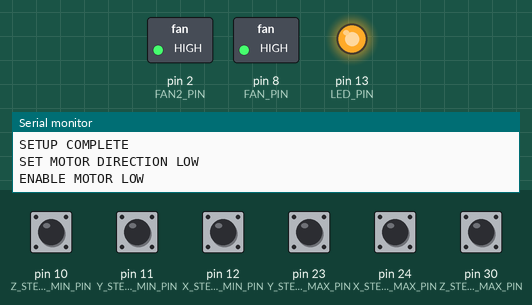
The sketch below on a simulated Arduino Mega 2560, built with avr-gcc and run on an emulated ATmega2560. On the bench: switched loads named in the sketch (green lamp = pin HIGH), output pins drawn as LEDs (lit = HIGH), the last lines printed to the serial monitor. Inputs (shaded band) come from the test bench; at power-on: pin 10 (Z_STEPPER_MIN_PIN), pin 11 (Y_STEPPER_MIN_PIN), pin 12 (X_STEPPER_MIN_PIN), pin 23 (Y_STEPPER_MAX_PIN), pin 24 (X_STEPPER_MAX_PIN), pin 30 (Z_STEPPER_MAX_PIN) HIGH. Pins used as bus, display or sensor lines are not drawn.

Above: at 1.2 s.
1.3 s: pin 10 (Z_STEPPER_MIN_PIN) pulled LOW for 0.15 s
At 2.5 s:
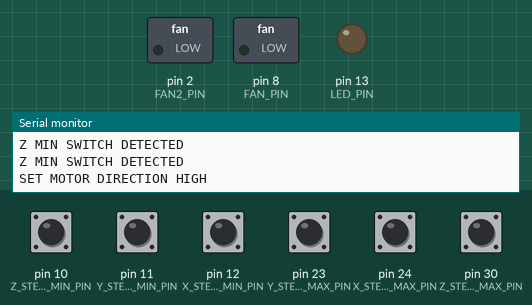
4.4 s: pin 11 (Y_STEPPER_MIN_PIN) pulled LOW for 0.15 s
6.9 s: pin 12 (X_STEPPER_MIN_PIN) pulled LOW for 0.15 s
8.6 s: pin 23 (Y_STEPPER_MAX_PIN) pulled LOW for 0.15 s
10.5 s: pin 24 (X_STEPPER_MAX_PIN) pulled LOW for 0.15 s
12.2 s: pin 30 (Z_STEPPER_MAX_PIN) pulled LOW for 0.15 s
Timing chart, 0 to 15.1 s (numbered marks = the images above; inputs shaded):
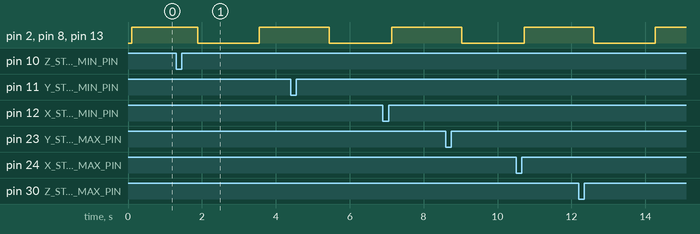

The sketch:

RamboMotorTests.ino
```cpp
int MS1 = LOW;
int MS2 = LOW;
int STEPS = 1000;

int X_STEPPER_DIR = 48;
int X_STEPPER_STEP = 37;
int X_STEPPER_EN = 29;
int X_STEPPER_MS1 = 40;
int X_STEPPER_MS2 = 41;
int X_STEPPER_MIN_PIN = 12;
int X_STEPPER_MAX_PIN = 24;

int Y_STEPPER_DIR = 49;
int Y_STEPPER_STEP =36;
int Y_STEPPER_EN = 28;
int Y_STEPPER_MS1 = A15;
int Y_STEPPER_MS2 = 39;
int Y_STEPPER_MIN_PIN = 11;
int Y_STEPPER_MAX_PIN = 23;

int Z_STEPPER_DIR = 47;
int Z_STEPPER_STEP =35;
int Z_STEPPER_EN = 27;
int Z_STEPPER_MS1 = 68;
int Z_STEPPER_MS2 = 67;
int Z_STEPPER_MIN_PIN = 10;
int Z_STEPPER_MAX_PIN = 30;

int E0_STEPPER_DIR = 43;
int E0_STEPPER_STEP =34;
int E0_STEPPER_EN = 26;
int E0_STEPPER_MS1 = 65;
int E0_STEPPER_MS2 = 66;

int E1_STEPPER_DIR = 42;
int E1_STEPPER_STEP =33;
int E1_STEPPER_EN = 25;
int E1_STEPPER_MS1 = 63;
int E1_STEPPER_MS2 = 64;

int HEATER_BED_PIN  = 3;
//int TEMP_BED_PIN = 2;

int HEATER_0_PIN = 9;
int TEMP_0_PIN = A0;//0;
int HEATER_1_PIN = 7;
int TEMP_1_PIN = A1;//3;
int TEMP_2_PIN = A2;//3;
int TEMP_3_PIN = A3;//3;


int SDSS = 53;
int LED_PIN = 13;
int FAN_PIN = 8;
int FAN1_PIN = 6;
int FAN2_PIN = 2;
int PS_ON_PIN = A5;//4; Output for LED

long previousMillis = 0;
long interval = 10;
int pinRead;

void setup(){
  pinMode(X_STEPPER_DIR, OUTPUT);
  pinMode(X_STEPPER_STEP, OUTPUT);
  pinMode(X_STEPPER_EN, OUTPUT);
  pinMode(X_STEPPER_MS1, OUTPUT);
  pinMode(X_STEPPER_MS2, OUTPUT);
  pinMode(Y_STEPPER_DIR, OUTPUT);
  pinMode(Y_STEPPER_STEP, OUTPUT);
  pinMode(Y_STEPPER_EN, OUTPUT);
  pinMode(Y_STEPPER_MS1, OUTPUT);
  pinMode(Y_STEPPER_MS2, OUTPUT);
  pinMode(Z_STEPPER_DIR, OUTPUT);
  pinMode(Z_STEPPER_STEP, OUTPUT);
  pinMode(Z_STEPPER_EN, OUTPUT);
  pinMode(Z_STEPPER_MS1, OUTPUT);
  pinMode(Z_STEPPER_MS2, OUTPUT);

  pinMode(E0_STEPPER_DIR, OUTPUT);
  pinMode(E0_STEPPER_STEP, OUTPUT);
  pinMode(E0_STEPPER_EN, OUTPUT);
  pinMode(E0_STEPPER_MS1, OUTPUT);
  pinMode(E0_STEPPER_MS2, OUTPUT);

  pinMode(E1_STEPPER_DIR, OUTPUT);
  pinMode(E1_STEPPER_STEP, OUTPUT);
  pinMode(E1_STEPPER_EN, OUTPUT);
  pinMode(E1_STEPPER_MS1, OUTPUT);
  pinMode(E1_STEPPER_MS2, OUTPUT);

  pinMode(LED_PIN, OUTPUT);
  pinMode(FAN_PIN, OUTPUT);
  pinMode(FAN2_PIN, OUTPUT);

  pinMode(X_STEPPER_MIN_PIN, INPUT_PULLUP);
  pinMode(X_STEPPER_MAX_PIN, INPUT_PULLUP);
  pinMode(Y_STEPPER_MIN_PIN, INPUT_PULLUP);
  pinMode(Y_STEPPER_MAX_PIN, INPUT_PULLUP);
  pinMode(Z_STEPPER_MIN_PIN, INPUT_PULLUP);
  pinMode(Z_STEPPER_MAX_PIN, INPUT_PULLUP);

 Serial.begin(115200);

 digitalWrite(X_STEPPER_MS1, MS1);
 digitalWrite(X_STEPPER_MS2, MS2);
 digitalWrite(X_STEPPER_STEP, LOW);

 digitalWrite(Y_STEPPER_MS1, MS1);
 digitalWrite(Y_STEPPER_MS2, MS2);
 digitalWrite(Y_STEPPER_STEP, LOW);

 digitalWrite(Z_STEPPER_MS1, MS1);
 digitalWrite(Z_STEPPER_MS2, MS2);
 digitalWrite(Z_STEPPER_STEP, LOW);

 digitalWrite(E0_STEPPER_MS1, MS1);
 digitalWrite(E0_STEPPER_MS2, MS2);
 digitalWrite(E0_STEPPER_STEP, LOW);

 digitalWrite(E1_STEPPER_MS1, MS1);
 digitalWrite(E1_STEPPER_MS2, MS2);
 digitalWrite(E1_STEPPER_STEP, LOW);

 digitalWrite(LED_PIN, LOW);
 digitalWrite(FAN_PIN, LOW);
 digitalWrite(FAN2_PIN, LOW);

 delayMicroseconds(800);

 Serial.println("SETUP COMPLETE");
}

void loop(){
  int i;
  unsigned long currentMillis = millis() *1000;

  if( currentMillis - previousMillis > interval){
    previousMillis = currentMillis;

  //Set Direction
  Serial.println("SET MOTOR DIRECTION LOW");
  digitalWrite( X_STEPPER_DIR, LOW);
  digitalWrite( Y_STEPPER_DIR, LOW);
  digitalWrite( Z_STEPPER_DIR, LOW);
  digitalWrite( E0_STEPPER_DIR, LOW);
  digitalWrite( E1_STEPPER_DIR, LOW);

  //Enable motor
  Serial.println("ENABLE MOTOR LOW");
  digitalWrite(X_STEPPER_EN, LOW);
  digitalWrite(Y_STEPPER_EN, LOW);
  digitalWrite(Z_STEPPER_EN, LOW);
  digitalWrite(E0_STEPPER_EN, LOW);
  digitalWrite(E1_STEPPER_EN, LOW);
  delay(100);

 digitalWrite(LED_PIN, HIGH);
 digitalWrite(FAN_PIN, HIGH);
  digitalWrite(FAN2_PIN, HIGH);

  for(i=0; i<STEPS; i++){
    digitalWrite(X_STEPPER_STEP, HIGH);
    digitalWrite(Y_STEPPER_STEP, HIGH);
    digitalWrite(Z_STEPPER_STEP, HIGH);
    digitalWrite(E0_STEPPER_STEP, HIGH);
    digitalWrite(E1_STEPPER_STEP, HIGH);
    delayMicroseconds(800);
    digitalWrite(X_STEPPER_STEP, LOW);
    digitalWrite(Y_STEPPER_STEP, LOW);
    digitalWrite(Z_STEPPER_STEP, LOW);
    digitalWrite(E0_STEPPER_STEP, LOW);
    digitalWrite(E1_STEPPER_STEP, LOW);
    delayMicroseconds(800);

    pinRead = digitalRead(X_STEPPER_MIN_PIN);
    //Serial.println(pinRead);
    if(pinRead != HIGH){
      Serial.println("X MIN SWITCH DETECTED");
    }

    pinRead = digitalRead(Y_STEPPER_MIN_PIN);
    //Serial.println(pinRead);
     if(pinRead != HIGH){
      Serial.println("Y MIN SWITCH DETECTED");
    }

    pinRead = digitalRead(Z_STEPPER_MIN_PIN);
    //Serial.println(pinRead);
     if(pinRead != HIGH){
      Serial.println("Z MIN SWITCH DETECTED");
    }

     pinRead = digitalRead(X_STEPPER_MAX_PIN);
    //Serial.println(pinRead);
    if(pinRead != HIGH){
      Serial.println("X MAX SWITCH DETECTED");
    }

    pinRead = digitalRead(Y_STEPPER_MAX_PIN);
    //Serial.println(pinRead);
     if(pinRead != HIGH){
      Serial.println("Y MAX SWITCH DETECTED");
    }

    pinRead = digitalRead(Z_STEPPER_MAX_PIN);
    //Serial.println(pinRead);
     if(pinRead != HIGH){
      Serial.println("Z MAX SWITCH DETECTED");
    }
  }

  //Set Direction
  Serial.println("SET MOTOR DIRECTION HIGH");
  digitalWrite( X_STEPPER_DIR, HIGH);
  digitalWrite( Y_STEPPER_DIR, HIGH);
  digitalWrite( Z_STEPPER_DIR, HIGH);
  digitalWrite( E0_STEPPER_DIR, HIGH);
  digitalWrite( E1_STEPPER_DIR, HIGH);
  delay(100);

  digitalWrite(LED_PIN, LOW);
  digitalWrite(FAN_PIN, LOW);
  digitalWrite(FAN2_PIN, LOW);

  for(i=0; i<STEPS; i++){
   digitalWrite(X_STEPPER_STEP, HIGH);
    digitalWrite(Y_STEPPER_STEP, HIGH);
    digitalWrite(Z_STEPPER_STEP, HIGH);
    digitalWrite(E0_STEPPER_STEP, HIGH);
    digitalWrite(E1_STEPPER_STEP, HIGH);
    delayMicroseconds(800);
    digitalWrite(X_STEPPER_STEP, LOW);
    digitalWrite(Y_STEPPER_STEP, LOW);
    digitalWrite(Z_STEPPER_STEP, LOW);
    digitalWrite(E0_STEPPER_STEP, LOW);
    digitalWrite(E1_STEPPER_STEP, LOW);
    delayMicroseconds(800);

    pinRead = digitalRead(X_STEPPER_MIN_PIN);
    //Serial.println(pinRead);
    if(pinRead != HIGH){
      Serial.println("X MIN SWITCH DETECTED");
    }

    pinRead = digitalRead(Y_STEPPER_MIN_PIN);
    //Serial.println(pinRead);
     if(pinRead != HIGH){
      Serial.println("Y MIN SWITCH DETECTED");
    }

    pinRead = digitalRead(Z_STEPPER_MIN_PIN);
    //Serial.println(pinRead);
     if(pinRead != HIGH){
      Serial.println("Z MIN SWITCH DETECTED");
    }

     pinRead = digitalRead(X_STEPPER_MAX_PIN);
    //Serial.println(pinRead);
    if(pinRead != HIGH){
      Serial.println("X MAX SWITCH DETECTED");
    }

    pinRead = digitalRead(Y_STEPPER_MAX_PIN);
    //Serial.println(pinRead);
     if(pinRead != HIGH){
      Serial.println("Y MAX SWITCH DETECTED");
    }

    pinRead = digitalRead(Z_STEPPER_MAX_PIN);
    //Serial.println(pinRead);
     if(pinRead != HIGH){
      Serial.println("Z MAX SWITCH DETECTED");
    }
  }

  digitalWrite(LED_PIN, HIGH);
  digitalWrite(FAN_PIN, HIGH);
  digitalWrite(FAN2_PIN, HIGH);
  //Disable motor
  Serial.println("DISABLE MOTOR HIGH");
  digitalWrite(X_STEPPER_EN, HIGH);
  digitalWrite(Y_STEPPER_EN, HIGH);
  digitalWrite(Z_STEPPER_EN, HIGH);
  digitalWrite(E0_STEPPER_EN, HIGH);
  digitalWrite(E1_STEPPER_EN, HIGH);

  }


}
```
